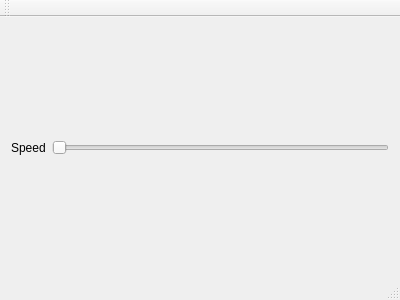
<?xml version="1.0" encoding="UTF-8"?>
<ui version="4.0">
 <class>MainWindow</class>
 <widget class="QMainWindow" name="MainWindow">
  <property name="geometry">
   <rect>
    <x>0</x>
    <y>0</y>
    <width>400</width>
    <height>300</height>
   </rect>
  </property>
  <property name="windowTitle">
   <string>Planets</string>
  </property>
  <widget class="QWidget" name="centralWidget">
   <layout class="QVBoxLayout" name="verticalLayout">
    <item>
     <layout class="QVBoxLayout" name="vlGL"/>
    </item>
    <item>
     <layout class="QHBoxLayout" name="horizontalLayout">
      <item>
       <widget class="QLabel" name="label">
        <property name="text">
         <string>Speed</string>
        </property>
       </widget>
      </item>
      <item>
       <widget class="QSlider" name="hs_speed">
        <property name="maximum">
         <number>1000</number>
        </property>
        <property name="orientation">
         <enum>Qt::Horizontal</enum>
        </property>
       </widget>
      </item>
     </layout>
    </item>
   </layout>
  </widget>
  <widget class="QMenuBar" name="menuBar">
   <property name="geometry">
    <rect>
     <x>0</x>
     <y>0</y>
     <width>400</width>
     <height>21</height>
    </rect>
   </property>
  </widget>
  <widget class="QToolBar" name="mainToolBar">
   <attribute name="toolBarArea">
    <enum>TopToolBarArea</enum>
   </attribute>
   <attribute name="toolBarBreak">
    <bool>false</bool>
   </attribute>
  </widget>
  <widget class="QStatusBar" name="statusBar"/>
 </widget>
 <layoutdefault spacing="6" margin="11"/>
 <resources/>
 <connections/>
</ui>
